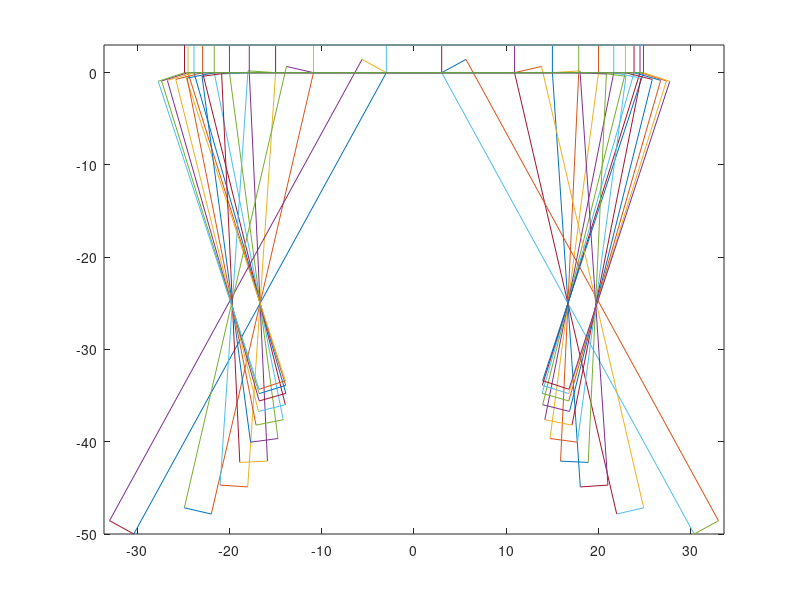

Recreate this plot in MATLAB.
clear
h=50;
yuliu=3;
y=-22.5:2.5:-2.5;
x=-sqrt(25^2-y.^2);
x=[-yuliu,x];                                                                                                                                                                                                                                                                                                                                                                                                                                                                                                                                   
l=x-(-60);
xo=-sqrt((l(1)/2)^2-(h/2)^2)+x(1);
yo=-0.5*h;
d=sqrt((xo-x).^2+yo^2);
xx1=(xo-x).*(l-d)./d+xo;
yy1=yo.*(l-d)./d+yo;
%xx2=xx(length(xx):-1:1);
%yy2=yy(length(yy):-1:1);
%xx1=[xx,xx2];
%yy1=[yy,yy2];
xx2=xx1-3*(0-yy1)./(sqrt((x-xx1).^2+(yy1).^2));
yy2=yy1+3*(x-xx1)./(sqrt((x-xx1).^2+(yy1).^2));
xx3=x-3*(0-yy1)./(sqrt((x-xx1).^2+(yy1).^2));
yy3=0+3*(x-xx1)./(sqrt((x-xx1).^2+(yy1).^2));
%xx2=xx1-3*(x-xx1)./(sqrt((x-xx1).^2+(yy1).^2));
%yy2=yy1+3*(0-yy1)./(sqrt((x-xx1).^2+(yy1).^2));
%xx3=x-3*(x-xx1)./(sqrt((x-xx1).^2+(yy1).^2));
%yy3=0+3*(0-yy1)./(sqrt((x-xx1).^2+(yy1).^2));

for i=1:length(xx1)
    plot([xx1(i),x(i)],[yy1(i),0]);
    hold on
end 
for i=1:length(xx1)
    plot([xx2(i),xx3(i)],[yy2(i),yy3(i)]);
    hold on
end    
for i=1:length(xx1)
    plot([xx2(i),xx1(i)],[yy2(i),yy1(i)]);
    hold on
end    
for i=1:length(xx1)
    plot([xx3(i),x(i)],[yy3(i),0]);
    hold on
end   
for i=1:length(xx1)
    plot([-xx1(i),-x(i)],[yy1(i),0]);
    hold on
end 
for i=1:length(xx1)
    plot([-xx2(i),-xx3(i)],[yy2(i),yy3(i)]);
    hold on
end    
for i=1:length(xx1)
    plot([-xx2(i),-xx1(i)],[yy2(i),yy1(i)]);
    hold on
end    
for i=1:length(xx1)
    plot([-xx3(i),-x(i)],[yy3(i),0]);
    hold on
end 
for i=1:length(x)
    plot([-x(i),x(i)],[0,0]);hold on;
    plot([-x(i),x(i)],[3,3]);hold on;
    plot([x(i),x(i)],[0,3]);hold on;
    plot([-x(i),-x(i)],[0,3]);hold on;
end   
axis equal

